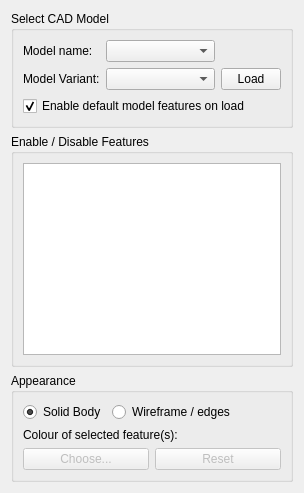
      <widget class="QWidget" name="model_tab">
       <attribute name="title">
        <string>Machine Model</string>
       </attribute>
       <layout class="QVBoxLayout" name="verticalLayout">
        <item>
         <widget class="QGroupBox" name="cad_section">
          <property name="sizePolicy">
           <sizepolicy hsizetype="Minimum" vsizetype="Fixed">
            <horstretch>0</horstretch>
            <verstretch>0</verstretch>
           </sizepolicy>
          </property>
          <property name="title">
           <string>Select CAD Model</string>
          </property>
          <layout class="QGridLayout" name="gridLayout_2">
           <item row="2" column="0">
            <widget class="QLabel" name="label_14">
             <property name="text">
              <string>Model Variant:</string>
             </property>
            </widget>
           </item>
           <item row="2" column="1">
            <widget class="QComboBox" name="model_variant">
             <property name="sizePolicy">
              <sizepolicy hsizetype="MinimumExpanding" vsizetype="Fixed">
               <horstretch>0</horstretch>
               <verstretch>0</verstretch>
              </sizepolicy>
             </property>
             <property name="minimumSize">
              <size>
               <width>75</width>
               <height>0</height>
              </size>
             </property>
            </widget>
           </item>
           <item row="0" column="1">
            <widget class="QComboBox" name="model_name">
             <property name="sizePolicy">
              <sizepolicy hsizetype="MinimumExpanding" vsizetype="Fixed">
               <horstretch>0</horstretch>
               <verstretch>0</verstretch>
              </sizepolicy>
             </property>
             <property name="minimumSize">
              <size>
               <width>75</width>
               <height>0</height>
              </size>
             </property>
            </widget>
           </item>
           <item row="0" column="0">
            <widget class="QLabel" name="label_13">
             <property name="text">
              <string>Model name:</string>
             </property>
            </widget>
           </item>
           <item row="2" column="2">
            <widget class="QPushButton" name="load_model_button">
             <property name="maximumSize">
              <size>
               <width>60</width>
               <height>16777215</height>
              </size>
             </property>
             <property name="text">
              <string>Load</string>
             </property>
            </widget>
           </item>
           <item row="3" column="0" colspan="3">
            <widget class="QCheckBox" name="cad_auto_load">
             <property name="text">
              <string>Enable default model features on load</string>
             </property>
             <property name="checked">
              <bool>true</bool>
             </property>
            </widget>
           </item>
          </layout>
         </widget>
        </item>
        <item>
         <widget class="QGroupBox" name="groupBox_2">
          <property name="sizePolicy">
           <sizepolicy hsizetype="Minimum" vsizetype="Preferred">
            <horstretch>0</horstretch>
            <verstretch>0</verstretch>
           </sizepolicy>
          </property>
          <property name="title">
           <string>Enable / Disable Features</string>
          </property>
          <layout class="QGridLayout" name="gridLayout_4">
           <item row="0" column="0" colspan="2">
            <widget class="QTreeWidget" name="feature_tree">
             <property name="sizePolicy">
              <sizepolicy hsizetype="Minimum" vsizetype="Expanding">
               <horstretch>0</horstretch>
               <verstretch>0</verstretch>
              </sizepolicy>
             </property>
             <property name="selectionMode">
              <enum>QAbstractItemView::SingleSelection</enum>
             </property>
             <attribute name="headerVisible">
              <bool>false</bool>
             </attribute>
             <column>
              <property name="text">
               <string notr="true">1</string>
              </property>
             </column>
            </widget>
           </item>
          </layout>
         </widget>
        </item>
        <item>
         <widget class="QGroupBox" name="model_appearance_box">
          <property name="enabled">
           <bool>true</bool>
          </property>
          <property name="sizePolicy">
           <sizepolicy hsizetype="Minimum" vsizetype="Preferred">
            <horstretch>0</horstretch>
            <verstretch>0</verstretch>
           </sizepolicy>
          </property>
          <property name="title">
           <string>Appearance</string>
          </property>
          <layout class="QGridLayout" name="gridLayout_13">
           <item row="0" column="0">
            <widget class="QRadioButton" name="rendertype_solid">
             <property name="text">
              <string>Solid Body</string>
             </property>
             <property name="checked">
              <bool>true</bool>
             </property>
            </widget>
           </item>
           <item row="0" column="2">
            <spacer name="horizontalSpacer_3">
             <property name="orientation">
              <enum>Qt::Horizontal</enum>
             </property>
             <property name="sizeHint" stdset="0">
              <size>
               <width>40</width>
               <height>20</height>
              </size>
             </property>
            </spacer>
           </item>
           <item row="0" column="1">
            <widget class="QRadioButton" name="rendertype_edges">
             <property name="text">
              <string>Wireframe / edges</string>
             </property>
            </widget>
           </item>
           <item row="2" column="0" colspan="3">
            <widget class="QFrame" name="cad_colour_controls">
             <property name="enabled">
              <bool>true</bool>
             </property>
             <property name="frameShape">
              <enum>QFrame::NoFrame</enum>
             </property>
             <property name="frameShadow">
              <enum>QFrame::Raised</enum>
             </property>
             <layout class="QGridLayout" name="gridLayout_14">
              <property name="leftMargin">
               <number>0</number>
              </property>
              <property name="topMargin">
               <number>0</number>
              </property>
              <property name="rightMargin">
               <number>0</number>
              </property>
              <property name="bottomMargin">
               <number>0</number>
              </property>
              <property name="spacing">
               <number>6</number>
              </property>
              <item row="3" column="0">
               <widget class="QPushButton" name="cad_colour_choose_button">
                <property name="enabled">
                 <bool>false</bool>
                </property>
                <property name="text">
                 <string>Choose...</string>
                </property>
               </widget>
              </item>
              <item row="3" column="1">
               <widget class="QPushButton" name="cad_colour_reset_button">
                <property name="enabled">
                 <bool>false</bool>
                </property>
                <property name="text">
                 <string>Reset</string>
                </property>
               </widget>
              </item>
              <item row="0" column="0" colspan="2">
               <widget class="QLabel" name="label_19">
                <property name="sizePolicy">
                 <sizepolicy hsizetype="Minimum" vsizetype="Preferred">
                  <horstretch>0</horstretch>
                  <verstretch>0</verstretch>
                 </sizepolicy>
                </property>
                <property name="text">
                 <string>Colour of selected feature(s):</string>
                </property>
               </widget>
              </item>
             </layout>
            </widget>
           </item>
          </layout>
         </widget>
        </item>
       </layout>
      </widget>
